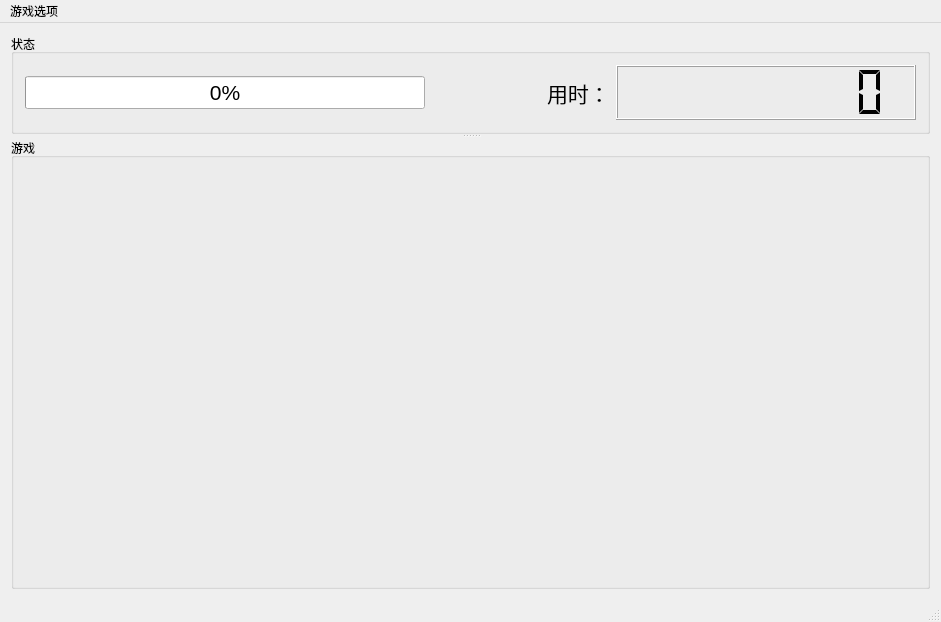
<?xml version="1.0" encoding="UTF-8"?>
<ui version="4.0">
 <class>MainWindow</class>
 <widget class="QMainWindow" name="MainWindow">
  <property name="geometry">
   <rect>
    <x>0</x>
    <y>0</y>
    <width>941</width>
    <height>622</height>
   </rect>
  </property>
  <property name="windowTitle">
   <string>MainWindow</string>
  </property>
  <widget class="QWidget" name="centralWidget">
   <layout class="QGridLayout" name="gridLayout_2">
    <item row="0" column="1">
     <widget class="QSplitter" name="splitter">
      <property name="orientation">
       <enum>Qt::Vertical</enum>
      </property>
      <widget class="QGroupBox" name="groupBox">
       <property name="minimumSize">
        <size>
         <width>0</width>
         <height>100</height>
        </size>
       </property>
       <property name="maximumSize">
        <size>
         <width>16777215</width>
         <height>100</height>
        </size>
       </property>
       <property name="title">
        <string>状态</string>
       </property>
       <layout class="QGridLayout" name="gridLayout_4">
        <item row="0" column="0">
         <layout class="QHBoxLayout" name="horizontalLayout_2">
          <item>
           <widget class="QProgressBar" name="progressBar">
            <property name="minimumSize">
             <size>
              <width>400</width>
              <height>0</height>
             </size>
            </property>
            <property name="font">
             <font>
              <pointsize>16</pointsize>
             </font>
            </property>
            <property name="value">
             <number>0</number>
            </property>
           </widget>
          </item>
          <item>
           <spacer name="horizontalSpacer_3">
            <property name="orientation">
             <enum>Qt::Horizontal</enum>
            </property>
            <property name="sizeHint" stdset="0">
             <size>
              <width>40</width>
              <height>20</height>
             </size>
            </property>
           </spacer>
          </item>
          <item>
           <widget class="QLabel" name="label_2">
            <property name="font">
             <font>
              <pointsize>16</pointsize>
             </font>
            </property>
            <property name="text">
             <string>用时：</string>
            </property>
           </widget>
          </item>
          <item>
           <widget class="QLCDNumber" name="lcdNumber">
            <property name="minimumSize">
             <size>
              <width>300</width>
              <height>0</height>
             </size>
            </property>
            <property name="font">
             <font>
              <pointsize>16</pointsize>
             </font>
            </property>
            <property name="digitCount">
             <number>9</number>
            </property>
            <property name="segmentStyle">
             <enum>QLCDNumber::Flat</enum>
            </property>
           </widget>
          </item>
         </layout>
        </item>
       </layout>
      </widget>
      <widget class="QGroupBox" name="groupBox_2">
       <property name="title">
        <string>游戏</string>
       </property>
       <layout class="QGridLayout" name="gridLayout_3">
        <item row="0" column="0">
         <layout class="QVBoxLayout" name="verticalLayout">
          <item>
           <spacer name="verticalSpacer">
            <property name="orientation">
             <enum>Qt::Vertical</enum>
            </property>
            <property name="sizeHint" stdset="0">
             <size>
              <width>20</width>
              <height>40</height>
             </size>
            </property>
           </spacer>
          </item>
          <item>
           <layout class="QHBoxLayout" name="horizontalLayout">
            <item>
             <spacer name="horizontalSpacer">
              <property name="orientation">
               <enum>Qt::Horizontal</enum>
              </property>
              <property name="sizeHint" stdset="0">
               <size>
                <width>40</width>
                <height>20</height>
               </size>
              </property>
             </spacer>
            </item>
            <item>
             <layout class="QGridLayout" name="gridLayout"/>
            </item>
            <item>
             <spacer name="horizontalSpacer_2">
              <property name="orientation">
               <enum>Qt::Horizontal</enum>
              </property>
              <property name="sizeHint" stdset="0">
               <size>
                <width>40</width>
                <height>20</height>
               </size>
              </property>
             </spacer>
            </item>
           </layout>
          </item>
          <item>
           <spacer name="verticalSpacer_2">
            <property name="orientation">
             <enum>Qt::Vertical</enum>
            </property>
            <property name="sizeHint" stdset="0">
             <size>
              <width>20</width>
              <height>40</height>
             </size>
            </property>
           </spacer>
          </item>
         </layout>
        </item>
       </layout>
      </widget>
     </widget>
    </item>
   </layout>
  </widget>
  <widget class="QMenuBar" name="menuBar">
   <property name="geometry">
    <rect>
     <x>0</x>
     <y>0</y>
     <width>941</width>
     <height>25</height>
    </rect>
   </property>
   <widget class="QMenu" name="menulinkm_eup">
    <property name="title">
     <string>游戏选项</string>
    </property>
    <addaction name="actNewGame"/>
    <addaction name="actExit"/>
    <addaction name="separator"/>
    <addaction name="actAbout"/>
   </widget>
   <addaction name="menulinkm_eup"/>
  </widget>
  <widget class="QStatusBar" name="statusBar"/>
  <action name="actNewGame">
   <property name="text">
    <string> 新游戏</string>
   </property>
   <property name="toolTip">
    <string>新开一局</string>
   </property>
  </action>
  <action name="actExit">
   <property name="text">
    <string>退出游戏</string>
   </property>
   <property name="toolTip">
    <string>退出游戏</string>
   </property>
  </action>
  <action name="actAbout">
   <property name="text">
    <string>关于</string>
   </property>
   <property name="toolTip">
    <string>关于linkmeup</string>
   </property>
  </action>
 </widget>
 <layoutdefault spacing="6" margin="11"/>
 <resources/>
 <connections>
  <connection>
   <sender>actExit</sender>
   <signal>triggered()</signal>
   <receiver>MainWindow</receiver>
   <slot>close()</slot>
   <hints>
    <hint type="sourcelabel">
     <x>-1</x>
     <y>-1</y>
    </hint>
    <hint type="destinationlabel">
     <x>470</x>
     <y>310</y>
    </hint>
   </hints>
  </connection>
 </connections>
</ui>
